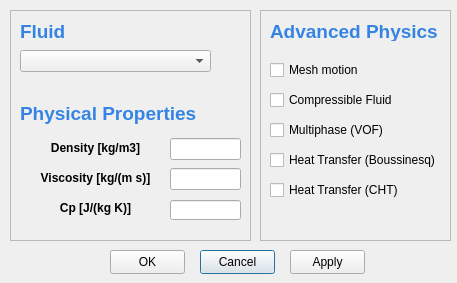
<?xml version="1.0" encoding="UTF-8"?>
<ui version="4.0">
 <class>physicalModelsDialog</class>
 <widget class="QDialog" name="physicalModelsDialog">
  <property name="geometry">
   <rect>
    <x>0</x>
    <y>0</y>
    <width>457</width>
    <height>283</height>
   </rect>
  </property>
  <property name="windowTitle">
   <string>Physical Models</string>
  </property>
  <widget class="QPushButton" name="pushButtonCancel">
   <property name="geometry">
    <rect>
     <x>200</x>
     <y>250</y>
     <width>75</width>
     <height>24</height>
    </rect>
   </property>
   <property name="text">
    <string>Cancel</string>
   </property>
  </widget>
  <widget class="QPushButton" name="pushButtonOK">
   <property name="geometry">
    <rect>
     <x>110</x>
     <y>250</y>
     <width>75</width>
     <height>24</height>
    </rect>
   </property>
   <property name="text">
    <string>OK</string>
   </property>
  </widget>
  <widget class="QFrame" name="frame">
   <property name="geometry">
    <rect>
     <x>260</x>
     <y>10</y>
     <width>191</width>
     <height>231</height>
    </rect>
   </property>
   <property name="frameShape">
    <enum>QFrame::StyledPanel</enum>
   </property>
   <property name="frameShadow">
    <enum>QFrame::Sunken</enum>
   </property>
   <widget class="QCheckBox" name="checkBoxDynamicMesh">
    <property name="geometry">
     <rect>
      <x>10</x>
      <y>50</y>
      <width>121</width>
      <height>20</height>
     </rect>
    </property>
    <property name="text">
     <string>Mesh motion</string>
    </property>
   </widget>
   <widget class="QCheckBox" name="checkBoxCompressibleFluid">
    <property name="geometry">
     <rect>
      <x>10</x>
      <y>80</y>
      <width>151</width>
      <height>20</height>
     </rect>
    </property>
    <property name="text">
     <string>Compressible Fluid</string>
    </property>
   </widget>
   <widget class="QCheckBox" name="checkBoxMultiphase">
    <property name="geometry">
     <rect>
      <x>10</x>
      <y>110</y>
      <width>121</width>
      <height>20</height>
     </rect>
    </property>
    <property name="text">
     <string>Multiphase (VOF)</string>
    </property>
   </widget>
   <widget class="QCheckBox" name="checkBoxBoussinesqHeat">
    <property name="geometry">
     <rect>
      <x>10</x>
      <y>140</y>
      <width>171</width>
      <height>20</height>
     </rect>
    </property>
    <property name="text">
     <string>Heat Transfer (Boussinesq)</string>
    </property>
   </widget>
   <widget class="QCheckBox" name="checkBoxCHT">
    <property name="geometry">
     <rect>
      <x>10</x>
      <y>170</y>
      <width>171</width>
      <height>20</height>
     </rect>
    </property>
    <property name="text">
     <string>Heat Transfer (CHT)</string>
    </property>
   </widget>
   <widget class="QLabel" name="label_5">
    <property name="geometry">
     <rect>
      <x>10</x>
      <y>10</y>
      <width>171</width>
      <height>21</height>
     </rect>
    </property>
    <property name="text">
     <string>&lt;html&gt;&lt;head/&gt;&lt;body&gt;&lt;p&gt;&lt;span style=&quot; font-size:14pt; font-weight:600; color:#3584e4;&quot;&gt;Advanced Physics&lt;/span&gt;&lt;/p&gt;&lt;/body&gt;&lt;/html&gt;</string>
    </property>
   </widget>
  </widget>
  <widget class="QPushButton" name="pushButtonApply">
   <property name="geometry">
    <rect>
     <x>290</x>
     <y>250</y>
     <width>75</width>
     <height>24</height>
    </rect>
   </property>
   <property name="text">
    <string>Apply</string>
   </property>
  </widget>
  <widget class="QFrame" name="frame_3">
   <property name="geometry">
    <rect>
     <x>10</x>
     <y>10</y>
     <width>241</width>
     <height>231</height>
    </rect>
   </property>
   <property name="frameShape">
    <enum>QFrame::StyledPanel</enum>
   </property>
   <property name="frameShadow">
    <enum>QFrame::Sunken</enum>
   </property>
   <widget class="QLineEdit" name="lineEditMu">
    <property name="geometry">
     <rect>
      <x>160</x>
      <y>158</y>
      <width>71</width>
      <height>22</height>
     </rect>
    </property>
   </widget>
   <widget class="QLabel" name="label_3">
    <property name="geometry">
     <rect>
      <x>20</x>
      <y>158</y>
      <width>131</width>
      <height>21</height>
     </rect>
    </property>
    <property name="text">
     <string>&lt;html&gt;&lt;head/&gt;&lt;body&gt;&lt;p align=&quot;center&quot;&gt;&lt;span style=&quot; font-weight:600;&quot;&gt;Viscosity [kg/(m s)]&lt;/span&gt;&lt;/p&gt;&lt;/body&gt;&lt;/html&gt;</string>
    </property>
    <property name="alignment">
     <set>Qt::AlignRight|Qt::AlignTrailing|Qt::AlignVCenter</set>
    </property>
   </widget>
   <widget class="QLineEdit" name="lineEditRho">
    <property name="geometry">
     <rect>
      <x>160</x>
      <y>128</y>
      <width>71</width>
      <height>22</height>
     </rect>
    </property>
   </widget>
   <widget class="QLabel" name="label_2">
    <property name="geometry">
     <rect>
      <x>20</x>
      <y>128</y>
      <width>131</width>
      <height>20</height>
     </rect>
    </property>
    <property name="text">
     <string>&lt;html&gt;&lt;head/&gt;&lt;body&gt;&lt;p align=&quot;center&quot;&gt;&lt;span style=&quot; font-weight:600;&quot;&gt;Density [kg/m3]&lt;/span&gt;&lt;/p&gt;&lt;/body&gt;&lt;/html&gt;</string>
    </property>
   </widget>
   <widget class="QLabel" name="label_4">
    <property name="geometry">
     <rect>
      <x>20</x>
      <y>188</y>
      <width>131</width>
      <height>20</height>
     </rect>
    </property>
    <property name="text">
     <string>&lt;html&gt;&lt;head/&gt;&lt;body&gt;&lt;p align=&quot;center&quot;&gt;&lt;span style=&quot; font-weight:600;&quot;&gt;Cp [J/(kg K)]&lt;/span&gt;&lt;/p&gt;&lt;/body&gt;&lt;/html&gt;</string>
    </property>
    <property name="alignment">
     <set>Qt::AlignRight|Qt::AlignTrailing|Qt::AlignVCenter</set>
    </property>
   </widget>
   <widget class="QLabel" name="label">
    <property name="geometry">
     <rect>
      <x>10</x>
      <y>10</y>
      <width>51</width>
      <height>21</height>
     </rect>
    </property>
    <property name="text">
     <string>&lt;html&gt;&lt;head/&gt;&lt;body&gt;&lt;p&gt;&lt;span style=&quot; font-size:14pt; font-weight:600; color:#3584e4;&quot;&gt;Fluid&lt;/span&gt;&lt;/p&gt;&lt;/body&gt;&lt;/html&gt;</string>
    </property>
   </widget>
   <widget class="QComboBox" name="comboBoxFluids">
    <property name="geometry">
     <rect>
      <x>10</x>
      <y>40</y>
      <width>191</width>
      <height>22</height>
     </rect>
    </property>
    <property name="currentText">
     <string/>
    </property>
   </widget>
   <widget class="QLineEdit" name="lineEditCp">
    <property name="geometry">
     <rect>
      <x>160</x>
      <y>190</y>
      <width>71</width>
      <height>20</height>
     </rect>
    </property>
    <property name="text">
     <string/>
    </property>
   </widget>
   <widget class="QLabel" name="label_8">
    <property name="geometry">
     <rect>
      <x>10</x>
      <y>88</y>
      <width>181</width>
      <height>31</height>
     </rect>
    </property>
    <property name="text">
     <string>&lt;html&gt;&lt;head/&gt;&lt;body&gt;&lt;p&gt;&lt;span style=&quot; font-size:14pt; font-weight:600; color:#3584e4;&quot;&gt;Physical Properties&lt;/span&gt;&lt;/p&gt;&lt;/body&gt;&lt;/html&gt;</string>
    </property>
   </widget>
  </widget>
 </widget>
 <resources/>
 <connections/>
</ui>
